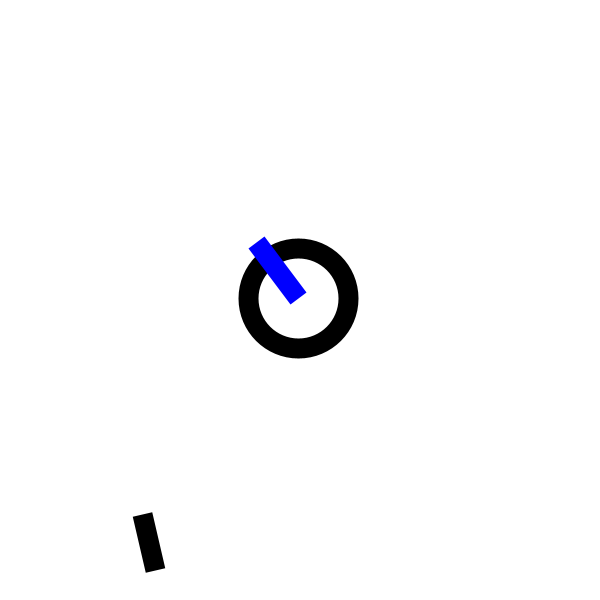
Frame 1 (no input)
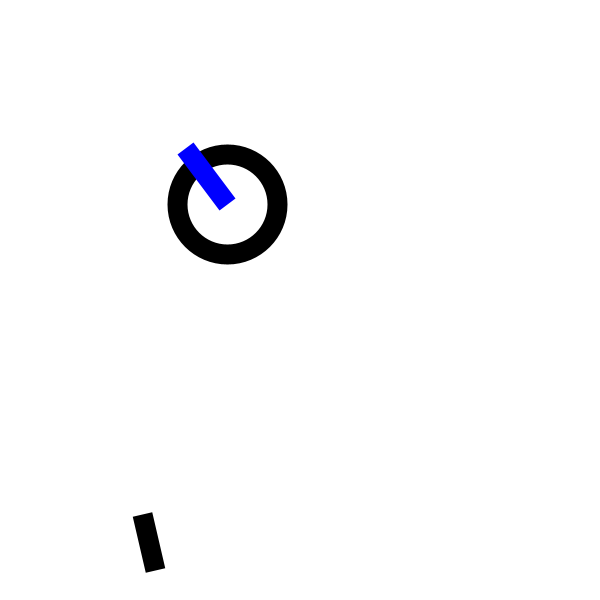
Frame 60 (the mouse pressed at the canvas centre just before this capture)
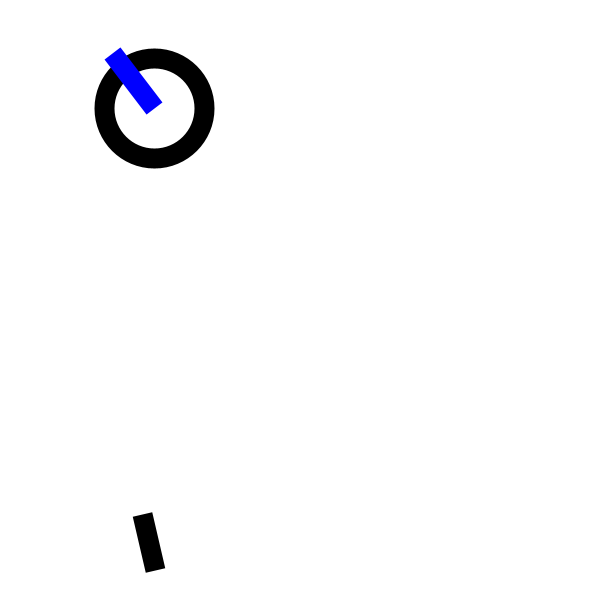
Frame 120 (the mouse held since frame 60 and released just before this capture)

The Processing sketch that drew these frames (run headless with seeded random() and noise(); from frame 60 on, the mouse is pressed at the canvas centre):

// Processing sketch: bouncer_line
// ── bouncer_line.pde
float P_x; // P
float P_y;
float R = 100;

float vx; // 여기의 두 변수가 x방향의 속도와 y방향의 속도를 보관합니다.
float vy;

float A_x; // A
float A_y;

float B_x; // B
float B_y;

PVector AB; // 선분벡터
PVector AP; // 선분의 시작점과 원의 중심을 이은 벡터

int count = 0; // 일정한 주기로 선분의 위치를 바꿔줄게요.
boolean collided = false; 
// 선과의 거리가 갑자기 속도의 방향이 반사되는 조건의 범위내에 들 경우,
// 계속 반사되어 엄청 빠르게 고개를 돌리는 듯한 현상이 있었는데요
// 한번 반사된 경우, 다시 어느정도 거리가 확보되기전까지는 반사가 일어나지 않도록 만들었습니다.

void setup(){
  size(600,600);
  strokeCap(BEVEL);
  
  P_x = width/2;
  P_y = height/2;
  
  float angle = random(2 * PI);
  float r = 2;
  vx = r * cos(angle);
  vy = r * sin(angle);
  
  // 선분을 구성하는 두점의 위치를 무작위하게 뽑는다.
  A_x = random(width);
  A_y = random(height);
  
  B_x = random(width);
  B_y = random(height);
  
  AB = new PVector(B_x - A_x, B_y - A_y); // A->B 방향과 크기를 가진 벡터
  AP = new PVector(P_x - A_x, P_y - A_y); // A->P 방향과 크기를 가진 벡터
  //AP 벡터 방향이 잘못 계산되어있었는데 지적해주셔서 감사합니다!
}

void draw(){
  background(255);
  
  // 매 프레임별로 count 값을 업데이트 시켜주고,
  // count가 일정 값보다 커지면 다시 값을 0으로 바꿔준다음
  // AB 값을 업데이트 합니다.
  count++;
  if(count > 200){
    A_x = random(width);
    A_y = random(height);
  
    B_x = random(width);
    B_y = random(height);
    AB.set(B_x - A_x, B_y - A_y);
    count = 0;
  }
  
  // A->P의 경우, P의 값이 매번 바뀌기 때문에 새로 업데이트 
  AP.set(P_x - A_x, P_y - A_y); 
  
  // A->P 벡터를 A->B벡터위에 내적을 이용해
  // 투영 (저는 수직으로 내려서 A->B위에 A->P의 그림자가 진다고 상상합니다)
  // 투영을 하기 위해서는 A->B의 크기가 1이 되어야한다.
  // 위의 가정에 대한 근거는 내적의 정의 ||AP|| * ||AB|| * cos(theta) 에서 찾을 수 있다.
  // 위에서 ||AP|| 는 벡터 ||AP||의 길이 (선분 AP의 길이와 동일합니다.) 이고,
  // theta는 A->P와 A->B사이의 사잇각입니다.
  // 다시 ||AP|| * ||AB|| * cos(theta) 로 돌아와서, ||AB||의 값이 1이라고 가정한다면,
  // ||AP|| * cos(theta) 가 되고, 이는 점 P에서 선분 AB로 내린 수선의 발?이 X라고 가정할때,
  // 선분 AP, AX, XP 세 개의 변을 가지는 직각삼각형에서 (theta는 여기서 AP와 AX의 사잇각)
  // (||AP|| * cos(theta)의 값은) 선분 AX의 길이가 됩니다. 
  
  AB.normalize(); //A->B를 방향은 일정하되 크기는 1인 벡터로 바꾸어줍니다.
  
  // AX의 길이를 구하기 위해 크기가 1이된 A->B 와 그대로인 A->P의 내적값을 구해줍니다.
  float AX_length = AP.dot(AB);
  // 점 A의 위치를 이용하기 위해 새로 만들어줍니다.
  PVector A = new PVector(A_x, A_y);
  // A + AB * AX_length 라고 생각하면 되고, 이는 두가지 부분으로 나누어 생각할 수 있습니다.
  // AB * AX_length 는 A->B 와 방향은 같되 크기가 AX와 동일한 벡터, 즉 A->X 벡터가 됩니다.
  // A->X 벡터를 A에 더해주면 X의 좌표를 구할 수 있습니다.
  PVector X = A.add(AB.mult(AX_length));
  // X->P 가 저희가 AB와 P사이 거리를 판단하기 위해 필요한 벡터입니다. 
  PVector XP = new PVector(P_x-X.x, P_y-X.y);
  
  // println(XP.mag()); 
  
  // ref = D - 2 * (N 내적 D) * N
  // N이 선분 AB에 대한 수직벡터.
  // D가 입사되는 속도벡터
  // ref이 반사되는 속도벡터
  // D를 N에 대해 각각 수직이고 평행인 벡터로 분해시켰다고 가정할때,
  // N과 수직인 성분은 그대로 두고, 평행인 성분을 거꾸로 뒤집어주면 (수직벡터와 같은 방향으로 맞춰주는 것) 반사됩니다.
  // 평행인 성분을 뒤집어주기 위해, 위의 공식은 평행인 성분과 방향은 반대이면서 크기가 2배인 벡터를 더해줍니다.
  // N과 평행인 D의 성분을 D 벡터에서 분리해내기 위해 위에서 내적을 썼던 방식과 비슷하게
  // D와 N의 내적 값으로 평행한 벡터의 크기를 구하고,
  // 그것을 N에 곱해서 방향을 부여합니다.
  // 하지만 여기서 D와 N의 사잇각이 둔각이어서 현재 상태로는 수직벡터와 같은 방향이 아닙니다.
  // -1 을 곱해주고, 더해주었을때 반대 방향으로 같은 크기과 되도록 2를 곱해줍니다.
  // 위까지 계산한 내용을 D에 그대로 더해주면 반사되는 속도 벡터를 얻을 수 있습니다.
  PVector N = XP; // XP에 바로 normalize()를 적용하면 아래 조건문에서 값을 쓸 수 없어서
  N.normalize(); //크기가 1인 수직벡터
  PVector D = new PVector(vx, vy);
  PVector ref = D.add( N.mult( -2 * (N.dot(D)) ) );
  
  // 원래는 조건문에서 XP 값을 직접 쓰려고 했는데, 위에서 XP를 만든 직후랑
  // N에 넘겨주고 N을 가지고 연산을 한 이후랑 값이 다르네요
  // println(XP.mag());
  
  // println(dist(X.x,X.y,P_x,P_y));
  
  if(dist(X.x,X.y,P_x,P_y) < R * 0.5){
    //여기는 X->P의 크기가 일정 크기보다 작아졌을 경우에 실행되는 코드
    //즉 선분에 대해 반사되는 속도를 계산하는 코드가 들어가야합니다.
    
    //직선 AB가 아니라 선분 AB에 반사되도록.
    //진선 AB에 투영된 점X
    // AX 크기, BX 크기 둘다 선분 AB의 길이보다 작을 경우
    // A-------X---------------B
    // X-------A---------------B
    // A---------------B-------X
    // 위의 세가지 상황을 상상하면 이해하기 편할 것 같아요.
    // R이 더해진 이유는 원의 중심은 범위내에 없지만,
    // 원의 가장자리가 닿는 경우를 잡으려고 넣었어요.
    if(dist(A_x,A_y,X.x,X.y) < dist(A_x,A_y,B_x,B_y) + R * 0.5 && 
    dist(B_x,B_y,X.x,X.y) < dist(A_x,A_y,B_x,B_y) + R * 0.5){
      // 이 조건문 안의 코드는 충돌하지 않았을 경우에만 실행
      if(!collided){ 
        collided = true; // 충돌했다!
        vx = ref.x;
        vy = ref.y;
      }
    }
  }else{
    // 충돌하지 않은 상태로 돌아오는 것은 거리가 확보된 이후입니다.
    collided = false;
  }
  
  
  if(P_x < R * 0.5 || P_x > width - R * 0.5){
    vx = vx * -1;
  }
  
  if(P_y < R * 0.5 || P_y > height - R * 0.5){
    vy = vy * -1;
  }
  
  P_x = P_x + vx;
  P_y = P_y + vy;
  
  strokeWeight(20);
  if(dist(A_x,A_y,X.x,X.y) < dist(A_x,A_y,B_x,B_y) && 
    dist(B_x,B_y,X.x,X.y) < dist(A_x,A_y,B_x,B_y)){
    stroke(255,0,0);
    line(X.x,X.y,P_x,P_y);
  }
  stroke(0);
  ellipse(P_x,P_y,R,R);
  line(A_x,A_y,B_x,B_y);
  
  //속도벡터를 그려주는 선이에요
  stroke(0,0,255);
  //속도벡터를 그려줄때 크기를 조절하기 편하게 크기가 1인 벡터로 바꾸어줄거에요
  float v_mag = sqrt(vx * vx + vy * vy);
  line(P_x,P_y,P_x + (vx/v_mag) * (R * 0.5 + 20),P_y + (vy/v_mag) * (R * 0.5 + 20));
}
